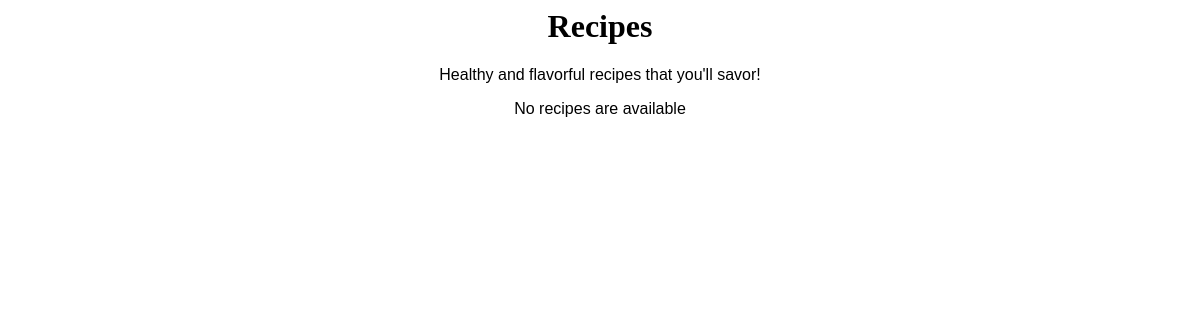
Before: /recipes/ with the older database file.
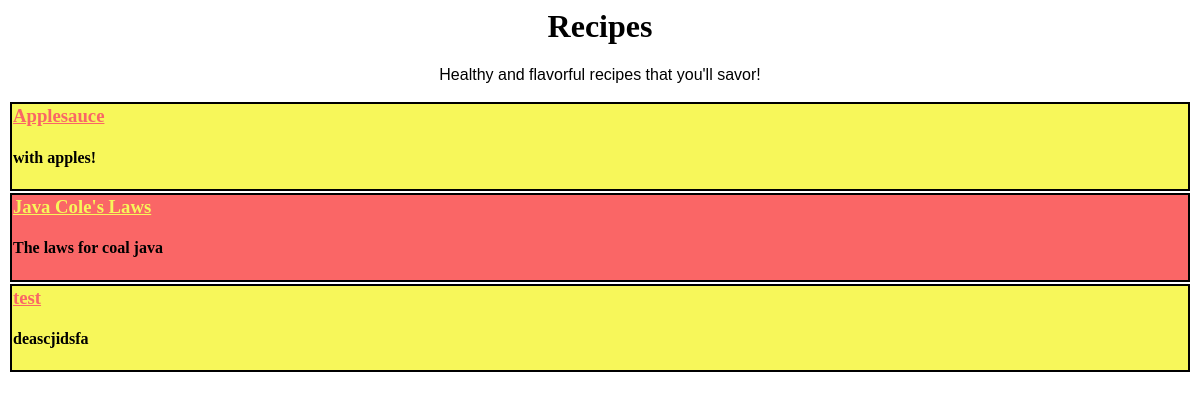
After: the same page with the newer database file.
### recipes/models.py (models this page shows, shortened)
@python_2_unicode_compatible
class Recipe(models.Model):
    name = models.CharField(max_length=200)
    description = models.CharField(max_length=200)

### recipes/views.py (the view)
def index(request):
    recipe_list = Recipe.objects.order_by('name')
    context = {'recipe_list': recipe_list}
    return render(request, 'recipes/index.html', context)

### recipes/templates/recipes/index.html
{% load staticfiles %}
<html>
    <head>
        <link rel="stylesheet" type="text/css" href="{% static 'recipes/style.css' %}">
    </head>
    <body>
        <h1>Recipes</h1>
        <p>Healthy and  flavorful recipes that you'll savor!</p>
    <table>
      {% if recipe_list %}
        {% for recipe in recipe_list %}
          <tr>
            <td>
              <h3><a href="/recipes/{{recipe.id}}">{{recipe.name}}</a> </h3>
              <h4>{{recipe.description}}</h4>
              </td>
          </tr>
        {% endfor %}
      {% else %}
        <p>No recipes are available</p>
      {% endif %}
        </table>
    </body>
</html>

### recipes/static/recipes/style.css (style rules this page uses)
h1 { text-align: center; }
p { font-family: sans-serif; text-align:center; }
body { ; font-family: serif; }
td { border: 2px solid #000000; border-collapse: collapse; }
table { width: 100%; margin-left: auto; margin-right: auto; }

Changed rows visible on the page:
added Recipe: name "Applesauce", description "with apples!"
added Recipe: name "Java Cole's Laws", description "The laws for coal java"
added Recipe: name "test", description "deascjidsfa"
Other visible differences:
text no longer shown: "No recipes are available"
